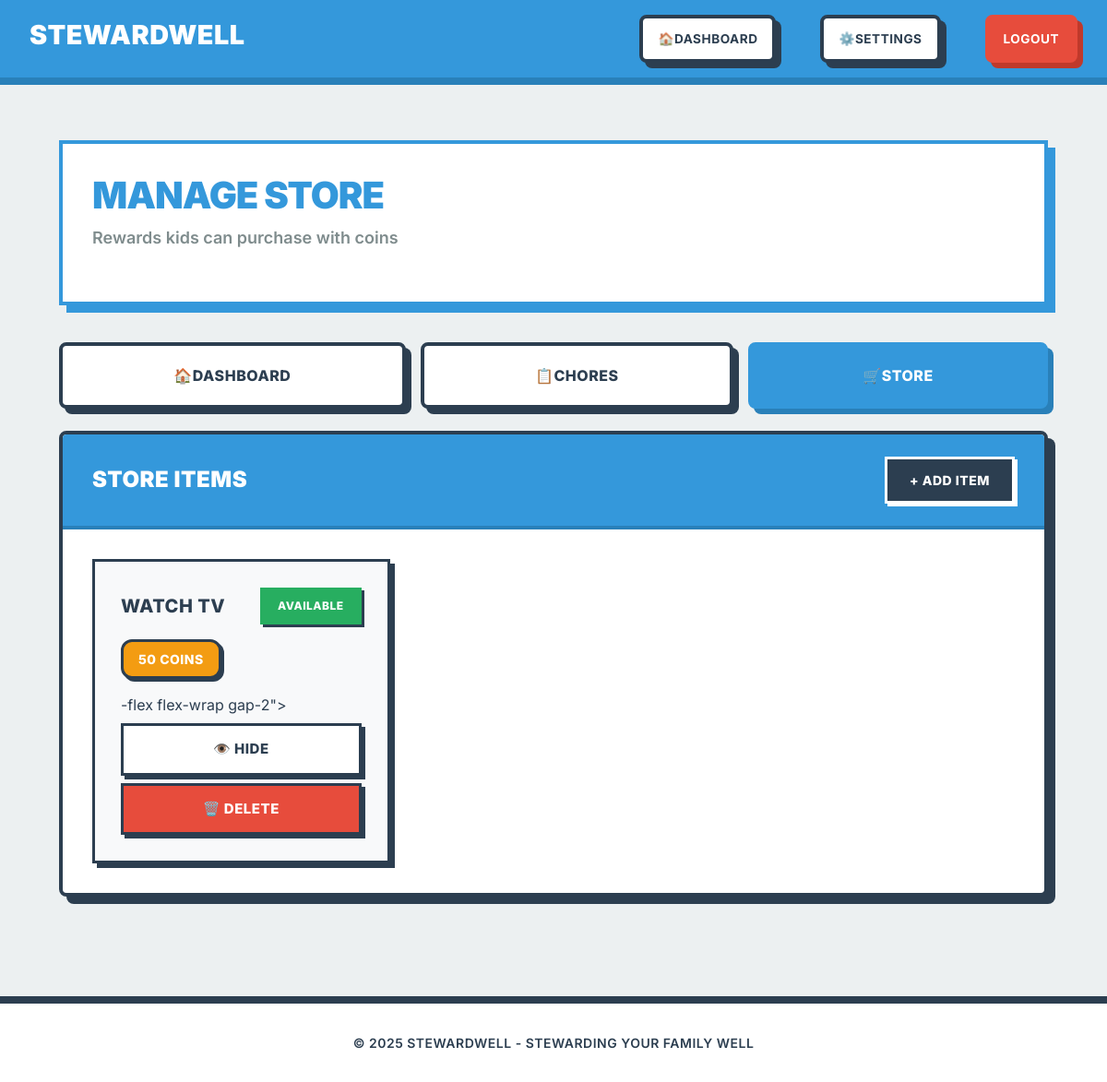
The page /parent/store (signed in) on the database as committed earlier.
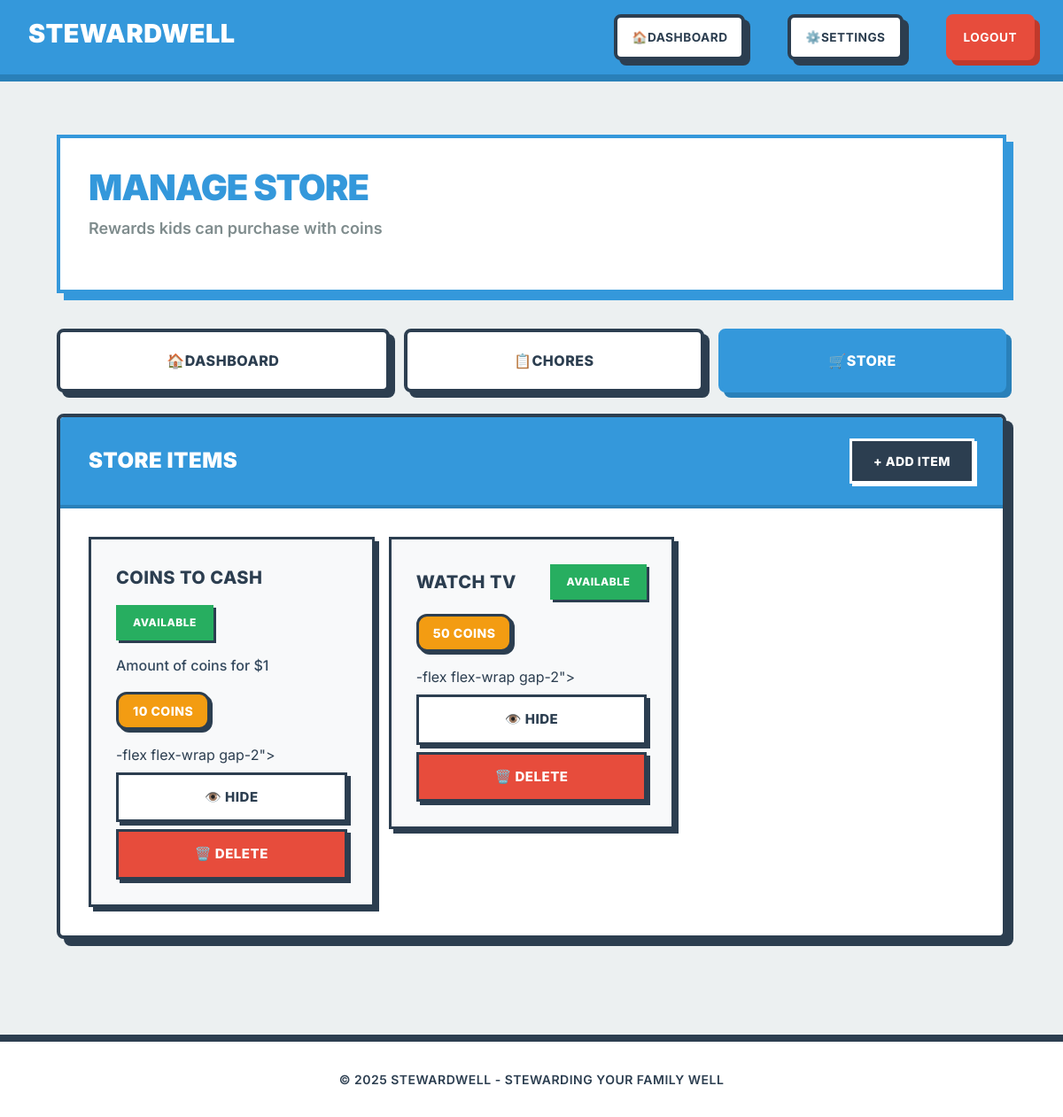
The same page on the database as committed later.
### src/models/store_item.py (models this page shows, shortened)
class StoreItem(db.Model):
    __tablename__ = 'store_item'
    id = db.Column(db.Integer, primary_key=True)
    family_id = db.Column(db.Integer, db.ForeignKey('family.id', ondelete='CASCADE'), nullable=False)
    name = db.Column(db.String(100), nullable=False)
    description = db.Column(db.Text)
    coin_cost = db.Column(db.Integer, nullable=False, default=0)
    is_available = db.Column(db.Boolean, nullable=False, default=True)
    created_at = db.Column(db.DateTime, nullable=False, default=datetime.utcnow)
    family = db.relationship('Family', backref='store_items')
    purchases = db.relationship('Purchase', backref='item', cascade='all, delete-orphan')

### src/controllers/parent_controller.py (the view)
@parent_bp.route('/store')
@login_required
def store():
    family_id = session.get('family_id')
    store_items = StoreItem.query.filter_by(family_id=family_id).order_by(StoreItem.created_at.desc()).all()
    return render_template('private/parents/store/index.html', store_items=store_items)

### src/templates/private/parents/store/index.html (shortened to what this page needs)
{% extends "bases/private.html" %}
{% block content %}
<div class="dashboard-container">
    <div class="dashboard-header">
        <h1>Manage Store</h1>
        <p>Rewards kids can purchase with coins</p>
    </div>
    {% include 'private/parents/components/navbar.html' %}
    <div class="dashboard-grid">
        <div class="dashboard-card full-width">
            <div class="card-header">
                <h2>Store Items</h2>
                <button onclick="toggleModal('addStoreItemModal')">+ Add Item</button>
            </div>
            <div class="card-body">
                {% if store_items %}
                    <div class="row g-3">
                        {% for item in store_items %}
                        <div class="col-12 col-md-6 col-lg-4">
                        <div class="store-item">
                            <div class="store-item-header">
                                <strong style="word-break: break-word;">{{ item.name }}</strong>
                                {% if not item.is_available %}
                                    <span class="status-badge inactive">Hidden</span>
                                {% else %}
                                    <span class="status-badge active">Available</span>
                                {% endif %}
                            </div>
                            {% if item.description %}
                                <p class="store-item-description" style="word-break: break-word;">{{ item.description }}</p>
                            {% endif %}
                            <div class="store-item-cost">
                                <span class="coin-badge">{{ item.coin_cost }} Coins</span>
                            </div>
                            <div class="store-item-actions d-flex flex-wrap gap-2">-flex flex-wrap gap-2">
                                <form method="POST" action="{{ url_for('parent.toggle_store_item', item_id=item.id) }}" class="inline-form flex-fill" style="min-width: fit-content;">
                                    <button type="submit" class="btn-secondary w-100">
                                        {% if item.is_available %}👁️ <span class="d-none d-sm-inline">Hide</span>{% else %}👁️ <span class="d-none d-sm-inline">Show</span>{% endif %}
                                    </button>
                                </form>
                                <button type="button" class="btn-danger flex-fill" onclick="if(confirm('Delete {{ item.name }}? This cannot be undone.')) document.getElementById('delete-item-form-{{ item.id }}').submit();" style="min-width: fit-content;">
                                    🗑️ <span class="d-none d-sm-inline">Delete</span>
                                </button>
                            </div>
                        </div>
                        </div>
                        {% endfor %}
                    </div>
                {% endif %}
            </div>
        </div>
    </div>
</div>
{% endblock %}

### src/templates/bases/private.html (shortened to what this page needs)
<!DOCTYPE html>
<html lang="en">
<head>
    <link rel="stylesheet" href="{{ url_for('static', filename='css/bootstrap/bootstrap.min.css') }}">
    <link rel="stylesheet" href="{{ url_for('static', filename='css/main.css') }}">
    <link rel="stylesheet" href="{{ url_for('static', filename='css/components.css') }}">
    <link rel="stylesheet" href="{{ url_for('static', filename='css/bold-flat-theme.css') }}">
</head>
<body>
    <header>
        <nav class="d-flex flex-wrap justify-content-between align-items-center gap-3">
            <div class="logo">
                <h1>Stewardwell</h1>
            </div>
            <div class="nav-links d-flex flex-wrap gap-2 gap-md-3">
                {% block nav %}
                <a href="{{ url_for('parent.dashboard') }}" class="nav-btn" style="flex: none; padding: 0.75rem 1rem; font-size: 0.85rem;">🏠 <span class="d-none d-sm-inline">Dashboard</span></a>
                <a href="{{ url_for('parent.family_settings') }}" class="nav-btn" style="flex: none; padding: 0.75rem 1rem; font-size: 0.85rem;">⚙️ <span class="d-none d-sm-inline">Settings</span></a>
                <a href="{{ url_for('auth.logout') }}" class="nav-btn" style="flex: none; padding: 0.75rem 1rem; font-size: 0.85rem; background: var(--danger-primary); border-color: var(--danger-primary); color: #ffffff; box-shadow: var(--shadow-lg) var(--shadow-lg) 0 var(--danger-dark);"><span class="d-none d-sm-inline">Logout</span><span class="d-inline d-sm-none">🚪</span></a>
                {% endblock %}
            </div>
        </nav>
    </header>
    <main>
        {% block content %}{% endblock %}
    </main>
    <footer>
        <p>&copy; 2025 Stewardwell - Stewarding Your Family Well</p>
    </footer>
</body>
</html>

### src/templates/private/parents/components/navbar.html
<div class="parent-nav d-flex flex-wrap gap-2 gap-md-3 mb-4">
    <a href="{{ url_for('parent.dashboard') }}" class="nav-btn flex-fill {% if request.endpoint == 'parent.dashboard' %}active{% endif %}" style="min-width: fit-content;">
        🏠 <span class="d-none d-sm-inline">Dashboard</span>
    </a>
    <a href="{{ url_for('parent.chores') }}" class="nav-btn flex-fill {% if request.endpoint == 'parent.chores' %}active{% endif %}" style="min-width: fit-content;">
        📋 <span class="d-none d-sm-inline">Chores</span>
    </a>
    <a href="{{ url_for('parent.store') }}" class="nav-btn flex-fill {% if request.endpoint == 'parent.store' %}active{% endif %}" style="min-width: fit-content;">
        🛒 <span class="d-none d-sm-inline">Store</span>
    </a>
</div>

### src/static/css/main.css (style rules this page uses)
* { margin: 0; padding: 0; box-sizing: border-box; }
header { background: var(--accent-primary); color: #ffffff; padding: 1rem 0; border-bottom: var(--border-md) solid var(--accent-dark); box-shadow: 0 var(--shadow-md) 0 var(--accent-dark); }
nav { max-width: 1400px; margin: 0 auto; display: flex; justify-content: space-between; align-items: center; padding: 0 2rem; }
nav .logo h1 { font-size: 1.8rem; font-weight: 900; text-transform: uppercase; letter-spacing: 0.5px; }
nav .nav-links a { text-decoration: none; margin-left: 2rem; padding: 0.5rem 1rem; transition: all 0.2s; font-weight: 700; text-transform: uppercase; font-size: 0.9rem; letter-spacing: 0.5px; }
main { min-height: calc(100vh - 180px); padding: 2rem; }
footer { background: var(--bg-secondary); color: var(--text-primary); text-align: center; padding: 2rem; margin-top: 3rem; border-top: var(--border-md) solid var(--border-primary); box-shadow: 0 calc(-1 * var(--shadow-md)) 0 var(--border-primary); }
footer p { margin: 0; font-weight: 600; text-transform: uppercase; letter-spacing: 0.5px; font-size: 0.875rem; }

### src/static/css/components.css (style rules this page uses)
.btn-secondary { background: #6c757d; color: white; }
.btn-danger { background: #dc3545; color: white; }
.coin-badge { background: #FFD700; padding: 0.25rem 0.75rem; border-radius: 12px; font-size: 0.875rem; font-weight: 500; }
.dashboard-card { background: white; border-radius: 8px; box-shadow: 0 2px 4px rgba(0,0,0,0.1); overflow: hidden; }
.dashboard-card.full-width { grid-column: 1 / -1; }
.card-header { padding: 1.5rem; background: #f8f9fa; border-bottom: 1px solid #e9ecef; display: flex; justify-content: space-between; align-items: center; }
.card-header h2 { margin: 0; font-size: 1.25rem; color: #333; }
.card-body { padding: 1.5rem; }
.nav-btn { flex: 1; padding: 1rem; background: #fff; border: 2px solid #e0e0e0; border-radius: 8px; text-decoration: none; color: #333; text-align: center; font-weight: 500; transition: all 0.3s; cursor: pointer; display: block; }
.nav-btn.active { background: #3498db; color: #fff; border-color: #3498db; }
.inline-form { display: inline; }

Rows that differ between the two databases and show on the page:
added StoreItem: name "COINS TO CASH", is_available "AVAILABLE", description "Amount of coins for $1", coin_cost "10"
